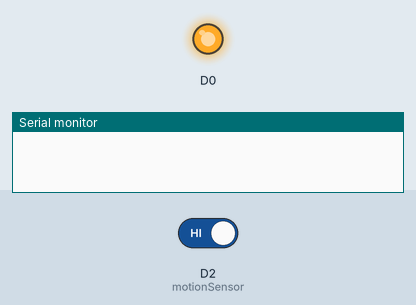
A sketch run on a simulated ESP8266 (NodeMCU). Shown: output pins drawn as LEDs (lit = HIGH), the last lines printed to the serial monitor. The test bench sets the inputs (shaded band); at power-on: D2 (motionSensor) HIGH.

Above: at 1.2 s.
1.3 s: D2 (motionSensor) driven LOW
At 1.6 s:
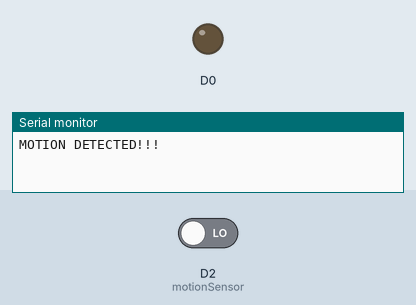
Timing chart, 0 to 22.8 s (numbered marks = the images above; inputs shaded):
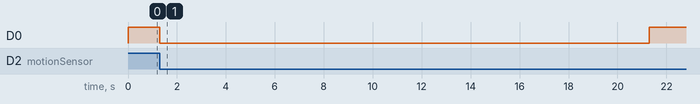

The sketch:

PIR.ino
```cpp
/*********
  Rui Santos
  Complete project details at https://randomnerdtutorials.com
*********/

#define timeSeconds 20

// Set GPIOs for LED and PIR Motion Sensor
const int motionSensor = D2;

// Timer: Auxiliary variables
unsigned long now = millis();
unsigned long lastTrigger = 0;
boolean startTimer = false;

// Checks if motion was detected, sets LED HIGH and starts a timer
ICACHE_RAM_ATTR void detectsMovement() {
  Serial.println("MOTION DETECTED!!!");
  digitalWrite(D0, LOW);
  startTimer = true;
  lastTrigger = millis();
}

void setup() {
  // Serial port for debugging purposes
  Serial.begin(9600);

  // PIR Motion Sensor mode INPUT_PULLUP
  pinMode(motionSensor, INPUT_PULLUP);
  // Set motionSensor pin as interrupt, assign interrupt function and set RISING mode
  attachInterrupt(digitalPinToInterrupt(motionSensor), detectsMovement, FALLING);

  // Set LED to LOW
  pinMode(D0, OUTPUT);
  digitalWrite(D0, HIGH);
}

void loop() {
  // Current time
  now = millis();
  // Turn off the LED after the number of seconds defined in the timeSeconds variable
  if(startTimer && (now - lastTrigger > (timeSeconds*1000))) {
    Serial.println("Motion stopped...");
    digitalWrite(D0, HIGH);
    startTimer = false;
  }
}
```

Measured:
- after the input at 1.3 s, D0: HIGH → LOW at once, → HIGH 20.0 s later
